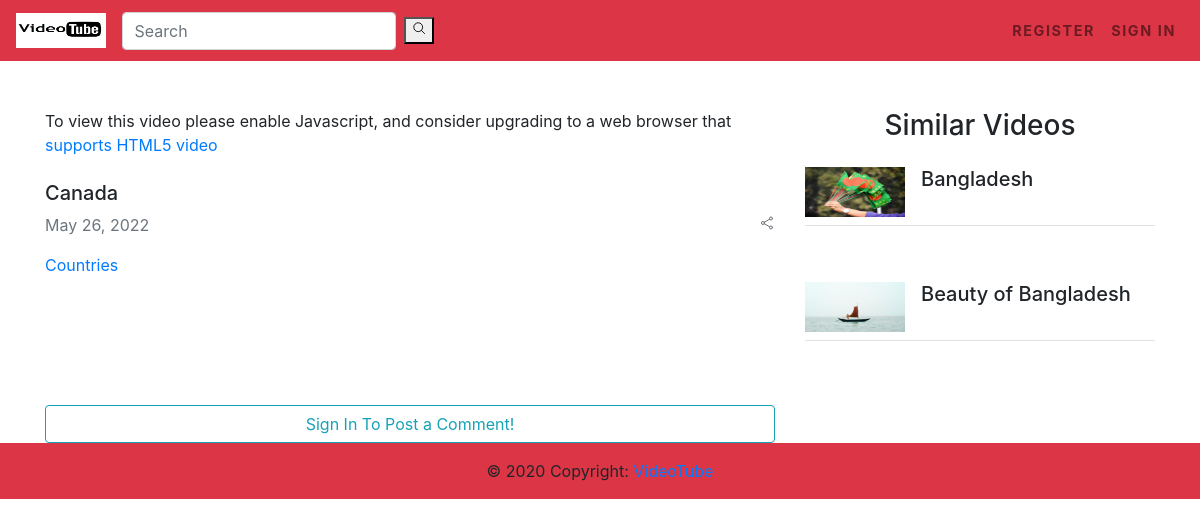
/videos/13/, run on the app's committed database.
### videos/models.py (models this page shows)
class Video(models.Model):
    uploader = models.ForeignKey(User, on_delete=models.CASCADE)
    title = models.CharField(max_length=100)
    description = models.TextField()
    video_file = models.FileField(upload_to='uploads/video_files', validators = [FileExtensionValidator(allowed_extensions=['mp4'])])
    thumbnail = models.FileField(upload_to='uploads/thumbnails', validators = [FileExtensionValidator(allowed_extensions=['png', 'jpg', 'jpeg'])])
    date_posted = models.DateTimeField(default=timezone.now)
    category = models.ForeignKey('Category', on_delete=models.CASCADE)

class Category(models.Model):
    name = models.CharField(max_length=30)
    def __str__(self):
        return self.name
    class Meta:
        verbose_name = "Category"
        verbose_name_plural = "Categories"

### videos/views.py (the view, shortened to what this page needs)
# urls.py: path('<int:pk>/', DetailVideo.as_view(), name = 'video-detail'),
class DetailVideo(View):
    def get(self, request, pk, *args, **kwargs):
        video = Video.objects.get(pk=pk)
        form = CommentForm()
        comments = Comment.objects.filter(video=video).order_by('-created_on')
        categories = Video.objects.filter(category=video.category)[:15]
        context = {
            'object': video,
            'comments': comments,
            'categories': categories,
            'form': form
        }
        return render(request, 'videos/detail_video.html', context)

### videos/forms.py
class CommentForm(forms.Form):
    comment = forms.CharField(widget=forms.Textarea(
        attrs={
            "class": "form-control",
            "placeholder": "Leave a Comment!"
        }))

### videos/templates/videos/detail_video.html (shortened to what this page needs)
{% extends 'videos/base.html' %}
{% load crispy_forms_tags %}
{% block content %}
	<div class="container">
		<div class="row mt-5">
			<div class="col-md-8 col-sm-12 col-xs-12">
				<video-js
					width="720"
					height="405"
					controls
					data-setup='{"playbackRates": [0.5, 1, 1.5, 2], "fluid": true}'>
					<source src="/media/{{ object.video_file }}" type="video/mp4">
					<p class="vjs-no-js">
					To view this video please enable Javascript, and consider upgrading to a web browser that <a href="https://videojs.com/html5-video-support/" target="_blank">supports HTML5 video</a>
					</p>
				</video-js>
				<h5 class="mt-4">{{ object.title }}</h5>
				<div class="row">
					<div class="col-md-6 text-muted">
						<p>{{ object.date_posted | date:"M d, Y" }}</p>
                        <a class="category-link" href="{% url 'category-list' object.category.pk %}">{{ object.category }}</a>
					</div>
					<div class="col-md-6 text-muted text-right">
						<ion-icon class="video-icons" name="share-social-outline" type="button"  data-toggle="modal" data-target="#exampleModal">
                    </ion-icon>
			</div>
		</div>
	</div>
    <div class="col-md-4 col-sm-12 col-xs-12">
        <h3 class="text-center mb-3">Similar Videos</h3>
        {% for category in categories %}
            {% if object.pk != category.pk %}
                <div class="position-relative d-flex flex-row mb-5 py-2 border-bottom">
                    <img src="{{ category.thumbnail.url }}" width="100" height="50" />
                    <h5 class="pl-3">{{ category.title }}</h5>
                </div>
            {% endif %}
        {% endfor %}
    </div>
</div>
    <div class="row mt-3">
        <div class="col-md-8 col-sm-12">
            {% if user.is_authenticated %}
            <form method="POST">
                {% csrf_token %}
                <legend class="border-bottom mb-4">Leave a Comment!</legend>
                {{ form | crispy }}
                <button class="btn btn-outline-info btn-block">Post</button>
            </form>
            {% else %}
            <a class="btn btn-outline-info btn-block" href="{% url 'account_login' %}">Sign In To Post a Comment!</a>
            {% endif %}
        </div>
    </div>
</div>
{% endblock content %}

### data on the page
Video: title "Canada", date_posted "May 26, 2022", category "Countries"
Video: thumbnail (picture), title "Bangladesh"
Video: thumbnail (picture), title "Beauty of Bangladesh"
